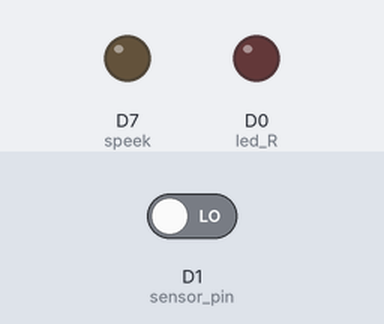
Simulated run of this sketch. Board: ESP8266 (NodeMCU). On the bench: output pins drawn as LEDs (lit = HIGH). The test bench sets the inputs (shaded band); at power-on: D1 (sensor_pin) LOW. WiFi joins after 1.5 s; servers stay silent unless stated; what the sketch prints to the serial monitor is not drawn.

Above: at 2.8 s.
2.9 s: D1 (sensor_pin) driven HIGH
At 3.1 s:
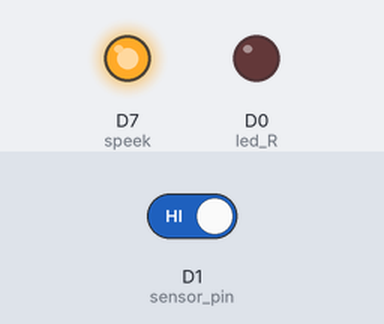
4.8 s: D1 (sensor_pin) driven LOW
At 5.4 s:
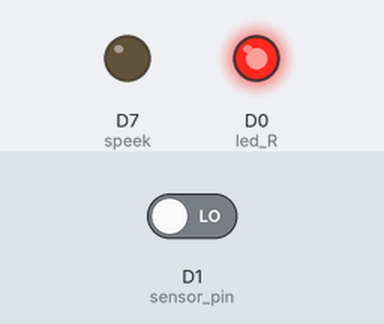
Timing chart, 0 to 7.8 s (numbered marks = the images above; inputs shaded):
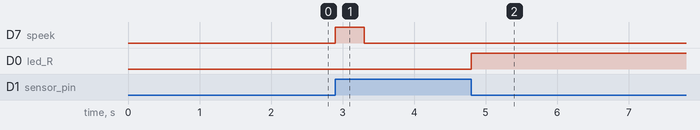

The sketch:

HeatDetectorIOT.ino
```cpp
#include <TridentTD_LineNotify.h>
#define SSID "KIB_2.4G"
#define PASSWORD "nongshin"
#define LINE_TOKEN "LaBjxp711IdDzVDnrA96gjCCPLmK6A4RUukJYTYHRau"

int state = 1; int sensor_pin = D1;
int led_R = D0;
const int speek = D7; //ต้องใช้D7ในการใช้โมดูลเสียง

void setup() {

  Serial.begin(115200);
  Serial.println();
  Serial.println(LINE.getVersion());
  WiFi.begin(SSID, PASSWORD);
  Serial.printf("WiFi connecting to %s\n",  SSID);
  while (WiFi.status() != WL_CONNECTED) {
    Serial.print(".");     delay(200);
    }
    Serial.printf("\nWiFi connected\nIP : ");
    Serial.println(WiFi.localIP());
    LINE.setToken(LINE_TOKEN);

    pinMode(sensor_pin , INPUT);
    pinMode(led_R,OUTPUT);
    pinMode(speek, OUTPUT);


}


void loop() {
  int sensor = digitalRead(sensor_pin);
  if (sensor == 1 and state == 1) {

    digitalWrite(led_R,0);

    digitalWrite(speek, HIGH);
    delay(400);
    digitalWrite(speek, LOW);
    delay(400);

    LINE.notify("Thief");

    state = 0;

    }  else if (sensor == 0 and state == 0) {
      Serial.println("No object");
      digitalWrite(led_R,1);
      state = 1;
    }

}
```

Measured:
- after the input at 2.9 s, D7 (speek): LOW → HIGH at once, → LOW 0.40 s later
- after the input at 4.8 s, D0 (led_R): LOW → HIGH at once
